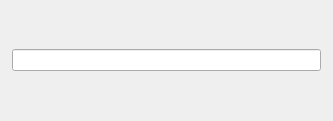
<?xml version="1.0" encoding="UTF-8"?>
<ui version="4.0">
 <class>SettingsDialog</class>
 <widget class="QDialog" name="SettingsDialog">
  <property name="geometry">
   <rect>
    <x>0</x>
    <y>0</y>
    <width>333</width>
    <height>121</height>
   </rect>
  </property>
  <property name="windowTitle">
   <string>BWC Balance settings</string>
  </property>
  <widget class="QWidget" name="gridLayoutWidget">
   <property name="geometry">
    <rect>
     <x>0</x>
     <y>0</y>
     <width>333</width>
     <height>121</height>
    </rect>
   </property>
   <layout class="QGridLayout" name="gridLayout">
    <property name="leftMargin">
     <number>12</number>
    </property>
    <property name="topMargin">
     <number>12</number>
    </property>
    <property name="rightMargin">
     <number>12</number>
    </property>
    <property name="bottomMargin">
     <number>12</number>
    </property>
    <property name="spacing">
     <number>12</number>
    </property>
    <item row="1" column="2">
     <layout class="QHBoxLayout" name="horizontalLayout">
      <item>
       <widget class="QLineEdit" name="City">
        <property name="inputMask">
         <string/>
        </property>
        <property name="maxLength">
         <number>10</number>
        </property>
        <property name="echoMode">
         <enum>QLineEdit::Normal</enum>
        </property>
       </widget>
      </item>
     </layout>
    </item>
   </layout>
  </widget>
 </widget>
 <resources/>
 <connections/>
</ui>
